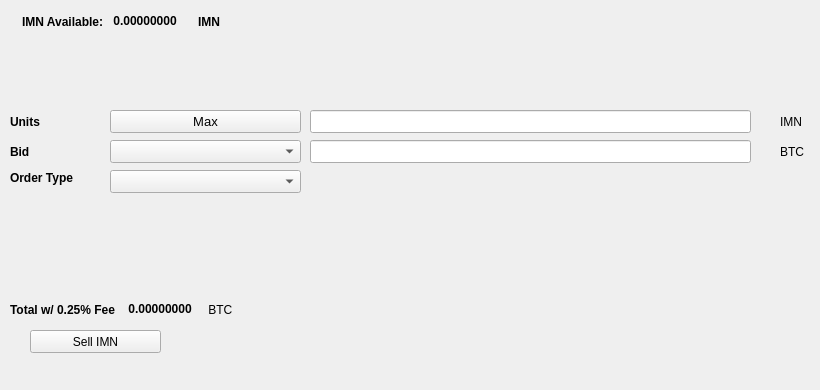
   <widget class="QWidget" name="SellTab">
    <attribute name="title">
     <string>Sell</string>
    </attribute>
    <widget class="QLabel" name="label_16">
     <property name="geometry">
      <rect>
       <x>780</x>
       <y>140</y>
       <width>31</width>
       <height>23</height>
      </rect>
     </property>
     <property name="text">
      <string>BTC</string>
     </property>
    </widget>
    <widget class="QComboBox" name="SellBidcomboBox">
     <property name="geometry">
      <rect>
       <x>110</x>
       <y>140</y>
       <width>191</width>
       <height>23</height>
      </rect>
     </property>
     <property name="font">
      <font>
       <pointsize>10</pointsize>
      </font>
     </property>
    </widget>
    <widget class="QLabel" name="label_18">
     <property name="geometry">
      <rect>
       <x>10</x>
       <y>110</y>
       <width>46</width>
       <height>23</height>
      </rect>
     </property>
     <property name="font">
      <font>
       <weight>75</weight>
       <bold>true</bold>
      </font>
     </property>
     <property name="text">
      <string>Units</string>
     </property>
    </widget>
    <widget class="QPushButton" name="Sell_Max_Amount">
     <property name="geometry">
      <rect>
       <x>110</x>
       <y>110</y>
       <width>191</width>
       <height>23</height>
      </rect>
     </property>
     <property name="font">
      <font>
       <pointsize>10</pointsize>
      </font>
     </property>
     <property name="text">
      <string>Max</string>
     </property>
    </widget>
    <widget class="QLabel" name="label_20">
     <property name="geometry">
      <rect>
       <x>10</x>
       <y>170</y>
       <width>91</width>
       <height>16</height>
      </rect>
     </property>
     <property name="font">
      <font>
       <weight>75</weight>
       <bold>true</bold>
      </font>
     </property>
     <property name="text">
      <string>Order Type</string>
     </property>
    </widget>
    <widget class="QComboBox" name="SellOrdertypeCombo">
     <property name="geometry">
      <rect>
       <x>110</x>
       <y>170</y>
       <width>191</width>
       <height>23</height>
      </rect>
     </property>
     <property name="font">
      <font>
       <pointsize>10</pointsize>
      </font>
     </property>
    </widget>
    <widget class="QLabel" name="label_21">
     <property name="geometry">
      <rect>
       <x>10</x>
       <y>140</y>
       <width>46</width>
       <height>23</height>
      </rect>
     </property>
     <property name="font">
      <font>
       <weight>75</weight>
       <bold>true</bold>
      </font>
     </property>
     <property name="text">
      <string>Bid</string>
     </property>
    </widget>
    <widget class="QLabel" name="label_22">
     <property name="geometry">
      <rect>
       <x>780</x>
       <y>110</y>
       <width>31</width>
       <height>23</height>
      </rect>
     </property>
     <property name="text">
      <string>IMN</string>
     </property>
    </widget>
    <widget class="QLineEdit" name="UnitsInputIMN">
     <property name="geometry">
      <rect>
       <x>310</x>
       <y>110</y>
       <width>441</width>
       <height>23</height>
      </rect>
     </property>
     <property name="font">
      <font>
       <pointsize>9</pointsize>
       <weight>75</weight>
       <bold>true</bold>
      </font>
     </property>
    </widget>
    <widget class="QLineEdit" name="SellBidPriceEdit">
     <property name="geometry">
      <rect>
       <x>310</x>
       <y>140</y>
       <width>441</width>
       <height>23</height>
      </rect>
     </property>
     <property name="font">
      <font>
       <pointsize>9</pointsize>
       <weight>75</weight>
       <bold>true</bold>
      </font>
     </property>
    </widget>
    <widget class="QPushButton" name="SellIMNBTN">
     <property name="geometry">
      <rect>
       <x>30</x>
       <y>330</y>
       <width>131</width>
       <height>23</height>
      </rect>
     </property>
     <property name="text">
      <string>Sell IMN</string>
     </property>
     <property name="icon">
      <iconset resource="../imn">
       <normaloff>:/icons/bitcoin</normaloff>:/icons/bitcoin</iconset>
     </property>
    </widget>
    <widget class="QWidget" name="layoutWidget3">
     <property name="geometry">
      <rect>
       <x>22</x>
       <y>12</y>
       <width>258</width>
       <height>19</height>
      </rect>
     </property>
     <layout class="QHBoxLayout" name="horizontalLayout">
      <item>
       <widget class="QLabel" name="label232_2">
        <property name="font">
         <font>
          <weight>75</weight>
          <bold>true</bold>
         </font>
        </property>
        <property name="text">
         <string>IMN Available:</string>
        </property>
       </widget>
      </item>
      <item>
       <widget class="QLabel" name="IMNAvailableLabel">
        <property name="palette">
         <palette>
          <active>
           <colorrole role="WindowText">
            <brush brushstyle="SolidPattern">
             <color alpha="255">
              <red>0</red>
              <green>0</green>
              <blue>0</blue>
             </color>
            </brush>
           </colorrole>
           <colorrole role="Button">
            <brush brushstyle="SolidPattern">
             <color alpha="255">
              <red>0</red>
              <green>170</green>
              <blue>0</blue>
             </color>
            </brush>
           </colorrole>
           <colorrole role="Light">
            <brush brushstyle="SolidPattern">
             <color alpha="255">
              <red>0</red>
              <green>255</green>
              <blue>0</blue>
             </color>
            </brush>
           </colorrole>
           <colorrole role="Midlight">
            <brush brushstyle="SolidPattern">
             <color alpha="255">
              <red>0</red>
              <green>212</green>
              <blue>0</blue>
             </color>
            </brush>
           </colorrole>
           <colorrole role="Dark">
            <brush brushstyle="SolidPattern">
             <color alpha="255">
              <red>0</red>
              <green>85</green>
              <blue>0</blue>
             </color>
            </brush>
           </colorrole>
           <colorrole role="Mid">
            <brush brushstyle="SolidPattern">
             <color alpha="255">
              <red>0</red>
              <green>113</green>
              <blue>0</blue>
             </color>
            </brush>
           </colorrole>
           <colorrole role="Text">
            <brush brushstyle="SolidPattern">
             <color alpha="255">
              <red>0</red>
              <green>170</green>
              <blue>0</blue>
             </color>
            </brush>
           </colorrole>
           <colorrole role="BrightText">
            <brush brushstyle="SolidPattern">
             <color alpha="255">
              <red>255</red>
              <green>255</green>
              <blue>255</blue>
             </color>
            </brush>
           </colorrole>
           <colorrole role="ButtonText">
            <brush brushstyle="SolidPattern">
             <color alpha="255">
              <red>0</red>
              <green>0</green>
              <blue>0</blue>
             </color>
            </brush>
           </colorrole>
           <colorrole role="Base">
            <brush brushstyle="SolidPattern">
             <color alpha="255">
              <red>255</red>
              <green>255</green>
              <blue>255</blue>
             </color>
            </brush>
           </colorrole>
           <colorrole role="Window">
            <brush brushstyle="SolidPattern">
             <color alpha="255">
              <red>0</red>
              <green>170</green>
              <blue>0</blue>
             </color>
            </brush>
           </colorrole>
           <colorrole role="Shadow">
            <brush brushstyle="SolidPattern">
             <color alpha="255">
              <red>0</red>
              <green>0</green>
              <blue>0</blue>
             </color>
            </brush>
           </colorrole>
           <colorrole role="AlternateBase">
            <brush brushstyle="SolidPattern">
             <color alpha="255">
              <red>127</red>
              <green>212</green>
              <blue>127</blue>
             </color>
            </brush>
           </colorrole>
           <colorrole role="ToolTipBase">
            <brush brushstyle="SolidPattern">
             <color alpha="255">
              <red>255</red>
              <green>255</green>
              <blue>220</blue>
             </color>
            </brush>
           </colorrole>
           <colorrole role="ToolTipText">
            <brush brushstyle="SolidPattern">
             <color alpha="255">
              <red>0</red>
              <green>0</green>
              <blue>0</blue>
             </color>
            </brush>
           </colorrole>
          </active>
          <inactive>
           <colorrole role="WindowText">
            <brush brushstyle="SolidPattern">
             <color alpha="255">
              <red>0</red>
              <green>0</green>
              <blue>0</blue>
             </color>
            </brush>
           </colorrole>
           <colorrole role="Button">
            <brush brushstyle="SolidPattern">
             <color alpha="255">
              <red>0</red>
              <green>170</green>
              <blue>0</blue>
             </color>
            </brush>
           </colorrole>
           <colorrole role="Light">
            <brush brushstyle="SolidPattern">
             <color alpha="255">
              <red>0</red>
              <green>255</green>
              <blue>0</blue>
             </color>
            </brush>
           </colorrole>
           <colorrole role="Midlight">
            <brush brushstyle="SolidPattern">
             <color alpha="255">
              <red>0</red>
              <green>212</green>
              <blue>0</blue>
             </color>
            </brush>
           </colorrole>
           <colorrole role="Dark">
            <brush brushstyle="SolidPattern">
             <color alpha="255">
              <red>0</red>
              <green>85</green>
              <blue>0</blue>
             </color>
            </brush>
           </colorrole>
           <colorrole role="Mid">
            <brush brushstyle="SolidPattern">
             <color alpha="255">
              <red>0</red>
              <green>113</green>
              <blue>0</blue>
             </color>
            </brush>
           </colorrole>
           <colorrole role="Text">
            <brush brushstyle="SolidPattern">
             <color alpha="255">
              <red>0</red>
              <green>170</green>
              <blue>0</blue>
             </color>
            </brush>
           </colorrole>
           <colorrole role="BrightText">
            <brush brushstyle="SolidPattern">
             <color alpha="255">
              <red>255</red>
              <green>255</green>
              <blue>255</blue>
             </color>
            </brush>
           </colorrole>
           <colorrole role="ButtonText">
            <brush brushstyle="SolidPattern">
             <color alpha="255">
              <red>0</red>
              <green>0</green>
              <blue>0</blue>
             </color>
            </brush>
           </colorrole>
           <colorrole role="Base">
            <brush brushstyle="SolidPattern">
             <color alpha="255">
              <red>255</red>
              <green>255</green>
              <blue>255</blue>
             </color>
            </brush>
           </colorrole>
           <colorrole role="Window">
            <brush brushstyle="SolidPattern">
             <color alpha="255">
              <red>0</red>
              <green>170</green>
              <blue>0</blue>
             </color>
            </brush>
           </colorrole>
           <colorrole role="Shadow">
            <brush brushstyle="SolidPattern">
             <color alpha="255">
              <red>0</red>
              <green>0</green>
              <blue>0</blue>
             </color>
            </brush>
           </colorrole>
           <colorrole role="AlternateBase">
            <brush brushstyle="SolidPattern">
             <color alpha="255">
              <red>127</red>
              <green>212</green>
              <blue>127</blue>
             </color>
            </brush>
           </colorrole>
           <colorrole role="ToolTipBase">
            <brush brushstyle="SolidPattern">
             <color alpha="255">
              <red>255</red>
              <green>255</green>
              <blue>220</blue>
             </color>
            </brush>
           </colorrole>
           <colorrole role="ToolTipText">
            <brush brushstyle="SolidPattern">
             <color alpha="255">
              <red>0</red>
              <green>0</green>
              <blue>0</blue>
             </color>
            </brush>
           </colorrole>
          </inactive>
          <disabled>
           <colorrole role="WindowText">
            <brush brushstyle="SolidPattern">
             <color alpha="255">
              <red>0</red>
              <green>85</green>
              <blue>0</blue>
             </color>
            </brush>
           </colorrole>
           <colorrole role="Button">
            <brush brushstyle="SolidPattern">
             <color alpha="255">
              <red>0</red>
              <green>170</green>
              <blue>0</blue>
             </color>
            </brush>
           </colorrole>
           <colorrole role="Light">
            <brush brushstyle="SolidPattern">
             <color alpha="255">
              <red>0</red>
              <green>255</green>
              <blue>0</blue>
             </color>
            </brush>
           </colorrole>
           <colorrole role="Midlight">
            <brush brushstyle="SolidPattern">
             <color alpha="255">
              <red>0</red>
              <green>212</green>
              <blue>0</blue>
             </color>
            </brush>
           </colorrole>
           <colorrole role="Dark">
            <brush brushstyle="SolidPattern">
             <color alpha="255">
              <red>0</red>
              <green>85</green>
              <blue>0</blue>
             </color>
            </brush>
           </colorrole>
           <colorrole role="Mid">
            <brush brushstyle="SolidPattern">
             <color alpha="255">
              <red>0</red>
              <green>113</green>
              <blue>0</blue>
             </color>
            </brush>
           </colorrole>
           <colorrole role="Text">
            <brush brushstyle="SolidPattern">
             <color alpha="255">
              <red>0</red>
              <green>85</green>
              <blue>0</blue>
             </color>
            </brush>
           </colorrole>
           <colorrole role="BrightText">
            <brush brushstyle="SolidPattern">
             <color alpha="255">
              <red>255</red>
              <green>255</green>
              <blue>255</blue>
             </color>
            </brush>
           </colorrole>
           <colorrole role="ButtonText">
            <brush brushstyle="SolidPattern">
             <color alpha="255">
              <red>0</red>
              <green>85</green>
              <blue>0</blue>
             </color>
            </brush>
           </colorrole>
           <colorrole role="Base">
            <brush brushstyle="SolidPattern">
             <color alpha="255">
              <red>0</red>
              <green>170</green>
              <blue>0</blue>
             </color>
            </brush>
           </colorrole>
           <colorrole role="Window">
            <brush brushstyle="SolidPattern">
             <color alpha="255">
              <red>0</red>
              <green>170</green>
              <blue>0</blue>
             </color>
            </brush>
           </colorrole>
           <colorrole role="Shadow">
            <brush brushstyle="SolidPattern">
             <color alpha="255">
              <red>0</red>
              <green>0</green>
              <blue>0</blue>
             </color>
            </brush>
           </colorrole>
           <colorrole role="AlternateBase">
            <brush brushstyle="SolidPattern">
             <color alpha="255">
              <red>0</red>
              <green>170</green>
              <blue>0</blue>
             </color>
            </brush>
           </colorrole>
           <colorrole role="ToolTipBase">
            <brush brushstyle="SolidPattern">
             <color alpha="255">
              <red>255</red>
              <green>255</green>
              <blue>220</blue>
             </color>
            </brush>
           </colorrole>
           <colorrole role="ToolTipText">
            <brush brushstyle="SolidPattern">
             <color alpha="255">
              <red>0</red>
              <green>0</green>
              <blue>0</blue>
             </color>
            </brush>
           </colorrole>
          </disabled>
         </palette>
        </property>
        <property name="font">
         <font>
          <weight>75</weight>
          <bold>true</bold>
         </font>
        </property>
        <property name="text">
         <string> 0.00000000 </string>
        </property>
        <property name="textInteractionFlags">
         <set>Qt::LinksAccessibleByMouse|Qt::TextSelectableByKeyboard|Qt::TextSelectableByMouse</set>
        </property>
       </widget>
      </item>
      <item>
       <widget class="QLabel" name="labelIMN">
        <property name="font">
         <font>
          <weight>75</weight>
          <bold>true</bold>
         </font>
        </property>
        <property name="text">
         <string>IMN</string>
        </property>
       </widget>
      </item>
     </layout>
    </widget>
    <widget class="QWidget" name="layoutWidget">
     <property name="geometry">
      <rect>
       <x>10</x>
       <y>300</y>
       <width>268</width>
       <height>19</height>
      </rect>
     </property>
     <layout class="QHBoxLayout" name="horizontalLayout_2">
      <item>
       <widget class="QLabel" name="label_19">
        <property name="font">
         <font>
          <weight>75</weight>
          <bold>true</bold>
         </font>
        </property>
        <property name="text">
         <string>Total w/ 0.25% Fee </string>
        </property>
       </widget>
      </item>
      <item>
       <widget class="QLabel" name="SellCostLabel">
        <property name="palette">
         <palette>
          <active>
           <colorrole role="WindowText">
            <brush brushstyle="SolidPattern">
             <color alpha="255">
              <red>0</red>
              <green>0</green>
              <blue>0</blue>
             </color>
            </brush>
           </colorrole>
           <colorrole role="Button">
            <brush brushstyle="SolidPattern">
             <color alpha="255">
              <red>0</red>
              <green>170</green>
              <blue>0</blue>
             </color>
            </brush>
           </colorrole>
           <colorrole role="Light">
            <brush brushstyle="SolidPattern">
             <color alpha="255">
              <red>0</red>
              <green>255</green>
              <blue>0</blue>
             </color>
            </brush>
           </colorrole>
           <colorrole role="Midlight">
            <brush brushstyle="SolidPattern">
             <color alpha="255">
              <red>0</red>
              <green>212</green>
              <blue>0</blue>
             </color>
            </brush>
           </colorrole>
           <colorrole role="Dark">
            <brush brushstyle="SolidPattern">
             <color alpha="255">
              <red>0</red>
              <green>85</green>
              <blue>0</blue>
             </color>
            </brush>
           </colorrole>
           <colorrole role="Mid">
            <brush brushstyle="SolidPattern">
             <color alpha="255">
              <red>0</red>
              <green>113</green>
              <blue>0</blue>
             </color>
            </brush>
           </colorrole>
           <colorrole role="Text">
            <brush brushstyle="SolidPattern">
             <color alpha="255">
              <red>0</red>
              <green>170</green>
              <blue>0</blue>
             </color>
            </brush>
           </colorrole>
           <colorrole role="BrightText">
            <brush brushstyle="SolidPattern">
             <color alpha="255">
              <red>255</red>
              <green>255</green>
              <blue>255</blue>
             </color>
            </brush>
           </colorrole>
           <colorrole role="ButtonText">
            <brush brushstyle="SolidPattern">
             <color alpha="255">
              <red>0</red>
              <green>0</green>
              <blue>0</blue>
             </color>
            </brush>
           </colorrole>
           <colorrole role="Base">
            <brush brushstyle="SolidPattern">
             <color alpha="255">
              <red>255</red>
              <green>255</green>
              <blue>255</blue>
             </color>
            </brush>
           </colorrole>
           <colorrole role="Window">
            <brush brushstyle="SolidPattern">
             <color alpha="255">
              <red>0</red>
              <green>170</green>
              <blue>0</blue>
             </color>
            </brush>
           </colorrole>
           <colorrole role="Shadow">
            <brush brushstyle="SolidPattern">
             <color alpha="255">
              <red>0</red>
              <green>0</green>
              <blue>0</blue>
             </color>
            </brush>
           </colorrole>
           <colorrole role="AlternateBase">
            <brush brushstyle="SolidPattern">
             <color alpha="255">
              <red>127</red>
              <green>212</green>
              <blue>127</blue>
             </color>
            </brush>
           </colorrole>
           <colorrole role="ToolTipBase">
            <brush brushstyle="SolidPattern">
             <color alpha="255">
              <red>255</red>
              <green>255</green>
              <blue>220</blue>
             </color>
            </brush>
           </colorrole>
           <colorrole role="ToolTipText">
            <brush brushstyle="SolidPattern">
             <color alpha="255">
              <red>0</red>
              <green>0</green>
              <blue>0</blue>
             </color>
            </brush>
           </colorrole>
          </active>
          <inactive>
           <colorrole role="WindowText">
            <brush brushstyle="SolidPattern">
             <color alpha="255">
              <red>0</red>
              <green>0</green>
              <blue>0</blue>
             </color>
            </brush>
           </colorrole>
           <colorrole role="Button">
            <brush brushstyle="SolidPattern">
             <color alpha="255">
              <red>0</red>
              <green>170</green>
              <blue>0</blue>
             </color>
            </brush>
           </colorrole>
           <colorrole role="Light">
            <brush brushstyle="SolidPattern">
             <color alpha="255">
              <red>0</red>
              <green>255</green>
              <blue>0</blue>
             </color>
            </brush>
           </colorrole>
           <colorrole role="Midlight">
            <brush brushstyle="SolidPattern">
             <color alpha="255">
              <red>0</red>
              <green>212</green>
              <blue>0</blue>
             </color>
            </brush>
           </colorrole>
           <colorrole role="Dark">
            <brush brushstyle="SolidPattern">
             <color alpha="255">
              <red>0</red>
              <green>85</green>
              <blue>0</blue>
             </color>
            </brush>
           </colorrole>
           <colorrole role="Mid">
            <brush brushstyle="SolidPattern">
             <color alpha="255">
              <red>0</red>
              <green>113</green>
              <blue>0</blue>
             </color>
            </brush>
           </colorrole>
           <colorrole role="Text">
            <brush brushstyle="SolidPattern">
             <color alpha="255">
              <red>0</red>
              <green>170</green>
              <blue>0</blue>
             </color>
            </brush>
           </colorrole>
           <colorrole role="BrightText">
            <brush brushstyle="SolidPattern">
             <color alpha="255">
              <red>255</red>
              <green>255</green>
              <blue>255</blue>
             </color>
            </brush>
           </colorrole>
           <colorrole role="ButtonText">
            <brush brushstyle="SolidPattern">
             <color alpha="255">
              <red>0</red>
              <green>0</green>
              <blue>0</blue>
             </color>
            </brush>
           </colorrole>
           <colorrole role="Base">
            <brush brushstyle="SolidPattern">
             <color alpha="255">
              <red>255</red>
              <green>255</green>
              <blue>255</blue>
             </color>
            </brush>
           </colorrole>
           <colorrole role="Window">
            <brush brushstyle="SolidPattern">
             <color alpha="255">
              <red>0</red>
              <green>170</green>
              <blue>0</blue>
             </color>
            </brush>
           </colorrole>
           <colorrole role="Shadow">
            <brush brushstyle="SolidPattern">
             <color alpha="255">
              <red>0</red>
              <green>0</green>
              <blue>0</blue>
             </color>
            </brush>
           </colorrole>
           <colorrole role="AlternateBase">
            <brush brushstyle="SolidPattern">
             <color alpha="255">
              <red>127</red>
              <green>212</green>
              <blue>127</blue>
             </color>
            </brush>
           </colorrole>
           <colorrole role="ToolTipBase">
            <brush brushstyle="SolidPattern">
             <color alpha="255">
              <red>255</red>
              <green>255</green>
              <blue>220</blue>
             </color>
            </brush>
           </colorrole>
           <colorrole role="ToolTipText">
            <brush brushstyle="SolidPattern">
             <color alpha="255">
              <red>0</red>
              <green>0</green>
              <blue>0</blue>
             </color>
            </brush>
           </colorrole>
          </inactive>
          <disabled>
           <colorrole role="WindowText">
            <brush brushstyle="SolidPattern">
             <color alpha="255">
              <red>0</red>
              <green>85</green>
              <blue>0</blue>
             </color>
            </brush>
           </colorrole>
           <colorrole role="Button">
            <brush brushstyle="SolidPattern">
             <color alpha="255">
              <red>0</red>
              <green>170</green>
              <blue>0</blue>
             </color>
            </brush>
           </colorrole>
           <colorrole role="Light">
            <brush brushstyle="SolidPattern">
             <color alpha="255">
              <red>0</red>
              <green>255</green>
              <blue>0</blue>
             </color>
            </brush>
           </colorrole>
           <colorrole role="Midlight">
            <brush brushstyle="SolidPattern">
             <color alpha="255">
              <red>0</red>
              <green>212</green>
              <blue>0</blue>
             </color>
            </brush>
           </colorrole>
           <colorrole role="Dark">
            <brush brushstyle="SolidPattern">
             <color alpha="255">
              <red>0</red>
              <green>85</green>
              <blue>0</blue>
             </color>
            </brush>
           </colorrole>
           <colorrole role="Mid">
            <brush brushstyle="SolidPattern">
             <color alpha="255">
              <red>0</red>
              <green>113</green>
              <blue>0</blue>
             </color>
            </brush>
           </colorrole>
           <colorrole role="Text">
            <brush brushstyle="SolidPattern">
             <color alpha="255">
              <red>0</red>
              <green>85</green>
              <blue>0</blue>
             </color>
            </brush>
           </colorrole>
           <colorrole role="BrightText">
            <brush brushstyle="SolidPattern">
             <color alpha="255">
              <red>255</red>
              <green>255</green>
              <blue>255</blue>
             </color>
            </brush>
           </colorrole>
           <colorrole role="ButtonText">
            <brush brushstyle="SolidPattern">
             <color alpha="255">
              <red>0</red>
              <green>85</green>
              <blue>0</blue>
             </color>
            </brush>
           </colorrole>
           <colorrole role="Base">
            <brush brushstyle="SolidPattern">
             <color alpha="255">
              <red>0</red>
              <green>170</green>
              <blue>0</blue>
             </color>
            </brush>
           </colorrole>
           <colorrole role="Window">
            <brush brushstyle="SolidPattern">
             <color alpha="255">
              <red>0</red>
              <green>170</green>
              <blue>0</blue>
             </color>
            </brush>
           </colorrole>
           <colorrole role="Shadow">
            <brush brushstyle="SolidPattern">
             <color alpha="255">
              <red>0</red>
              <green>0</green>
              <blue>0</blue>
             </color>
            </brush>
           </colorrole>
           <colorrole role="AlternateBase">
            <brush brushstyle="SolidPattern">
             <color alpha="255">
              <red>0</red>
              <green>170</green>
              <blue>0</blue>
             </color>
            </brush>
           </colorrole>
           <colorrole role="ToolTipBase">
            <brush brushstyle="SolidPattern">
             <color alpha="255">
              <red>255</red>
              <green>255</green>
              <blue>220</blue>
             </color>
            </brush>
           </colorrole>
           <colorrole role="ToolTipText">
            <brush brushstyle="SolidPattern">
             <color alpha="255">
              <red>0</red>
              <green>0</green>
              <blue>0</blue>
             </color>
            </brush>
           </colorrole>
          </disabled>
         </palette>
        </property>
        <property name="font">
         <font>
          <weight>75</weight>
          <bold>true</bold>
         </font>
        </property>
        <property name="autoFillBackground">
         <bool>false</bool>
        </property>
        <property name="text">
         <string> 0.00000000</string>
        </property>
        <property name="textInteractionFlags">
         <set>Qt::LinksAccessibleByMouse|Qt::TextSelectableByMouse</set>
        </property>
       </widget>
      </item>
      <item>
       <widget class="QLabel" name="label_17">
        <property name="font">
         <font>
          <weight>50</weight>
          <bold>false</bold>
         </font>
        </property>
        <property name="text">
         <string> BTC</string>
        </property>
       </widget>
      </item>
     </layout>
    </widget>
    <widget class="QLabel" name="label_23">
     <property name="geometry">
      <rect>
       <x>460</x>
       <y>300</y>
       <width>281</width>
       <height>81</height>
      </rect>
     </property>
     <property name="text">
      <string/>
     </property>
     <property name="pixmap">
      <pixmap>:/images/bittrex</pixmap>
     </property>
    </widget>
   </widget>
